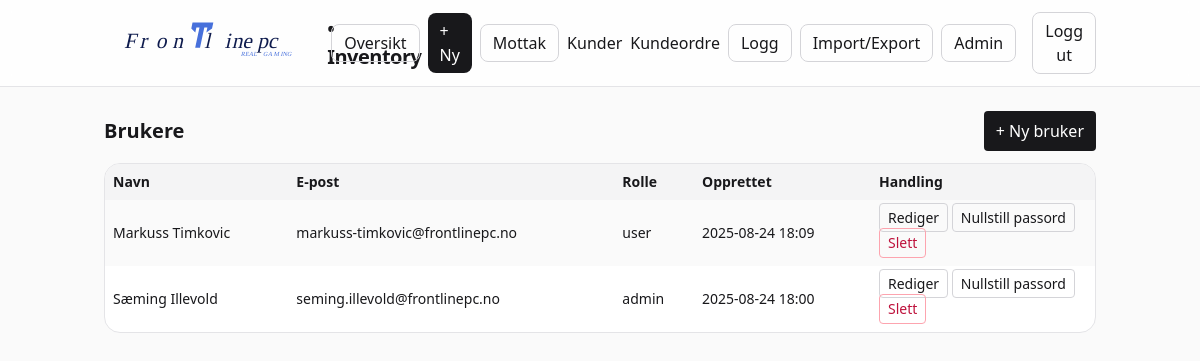
/admin/users (signed in), run on an earlier commit of the app's database.
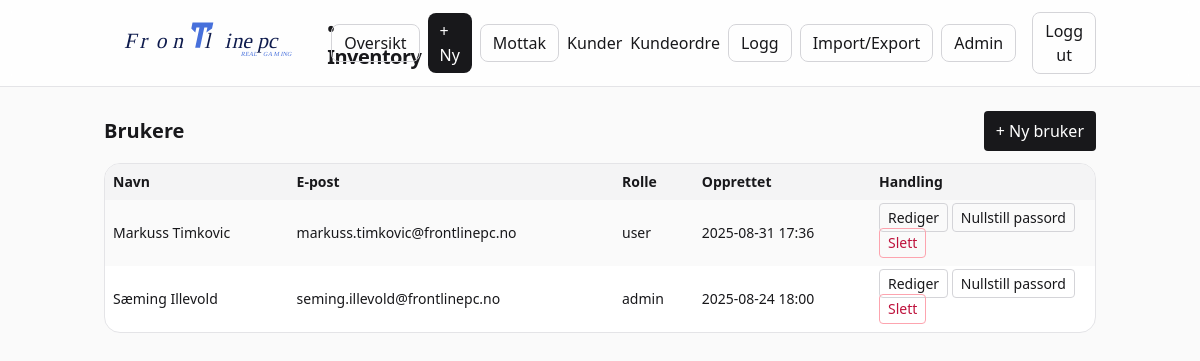
And on a later commit of the database.
### frontline_inventory_web/app/models.py (models this page shows)
class User(Base):
    __tablename__ = "users"
    id: Mapped[int] = mapped_column(Integer, primary_key=True)
    name: Mapped[str] = mapped_column(String(120))
    email: Mapped[str] = mapped_column(String(200), unique=True, index=True)
    password_hash: Mapped[str] = mapped_column(String(255))
    role: Mapped[str] = mapped_column(String(20), default="user")  # 'admin' eller 'user'
    created_at: Mapped[datetime] = mapped_column(DateTime, default=datetime.utcnow)

### frontline_inventory_web/app/auth.py (the view)
@router.get("/admin/users", response_class=HTMLResponse)
def users_list(request: Request, db: Session = Depends(get_db), current_user: User = Depends(require_admin)):
    rows = db.execute(select(User).order_by(User.created_at.desc())).scalars().all()
    return templates.TemplateResponse("admin_users_list.html", {"request": request, "user": current_user, "rows": rows})

### frontline_inventory_web/app/templates/admin_users_list.html (shortened to what this page needs)
{% extends "base.html" %}
{% block content %}
<div class="flex items-center justify-between mb-3">
  <h1 class="text-xl font-semibold">Brukere</h1>
  <a href="/admin/users/new" class="px-3 py-2 rounded bg-zinc-900 text-white">+ Ny bruker</a>
</div>
<div class="rounded-2xl border border-zinc-200 overflow-hidden bg-white">
  <table class="w-full text-sm">
    <thead class="bg-zinc-100">
      <tr class="text-left">
        <th class="p-2">Navn</th>
        <th class="p-2">E‑post</th>
        <th class="p-2">Rolle</th>
        <th class="p-2">Opprettet</th>
        <th class="p-2 w-56">Handling</th>
      </tr>
    </thead>
    <tbody>
      {% for u in rows %}
      <tr class="odd:bg-zinc-50">
        <td class="p-2">{{ u.name }}</td>
        <td class="p-2">{{ u.email }}</td>
        <td class="p-2">{{ u.role }}</td>
        <td class="p-2 whitespace-nowrap">{{ u.created_at.strftime('%Y-%m-%d %H:%M') if u.created_at else '' }}</td>
        <td class="p-2">
          <a class="px-2 py-1 rounded border border-zinc-300" href="/admin/users/{{ u.id }}/edit">Rediger</a>
          <a class="px-2 py-1 rounded border border-zinc-300" href="/admin/users/{{ u.id }}/resetpw">Nullstill passord</a>
          <form action="/admin/users/{{ u.id }}/delete" method="post" style="display:inline" onsubmit="return confirm('Slette bruker?')">
            <button class="px-2 py-1 rounded border border-rose-300 text-rose-700">Slett</button>
          </form>
        </td>
      </tr>
      {% endfor %}
    </tbody>
  </table>
</div>
{% endblock %}

What changed in the data, as far as the page shows it:
changed User "Markuss Timkovic": email "markuss-timkovic@frontlinepc.no" → "markuss.timkovic@frontlinepc.no"; created_at "2025-08-24 18:09" → "2025-08-31 17:36"
